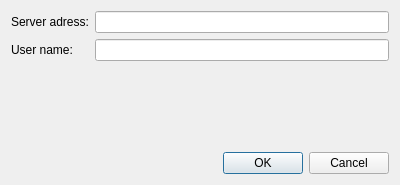
<?xml version="1.0" encoding="UTF-8"?>
<ui version="4.0">
 <class>LoginDialog</class>
 <widget class="QDialog" name="LoginDialog">
  <property name="windowModality">
   <enum>Qt::ApplicationModal</enum>
  </property>
  <property name="geometry">
   <rect>
    <x>0</x>
    <y>0</y>
    <width>400</width>
    <height>185</height>
   </rect>
  </property>
  <property name="windowTitle">
   <string>Login</string>
  </property>
  <property name="modal">
   <bool>true</bool>
  </property>
  <layout class="QGridLayout" name="gridLayout">
   <item row="0" column="1">
    <layout class="QVBoxLayout" name="verticalLayout">
     <item>
      <widget class="QLineEdit" name="inputServer">
       <property name="acceptDrops">
        <bool>true</bool>
       </property>
       <property name="text">
        <string/>
       </property>
      </widget>
     </item>
     <item>
      <widget class="QLineEdit" name="inputName"/>
     </item>
    </layout>
   </item>
   <item row="0" column="0">
    <layout class="QVBoxLayout" name="verticalLayout_2">
     <item>
      <widget class="QLabel" name="name">
       <property name="text">
        <string>Server adress:</string>
       </property>
      </widget>
     </item>
     <item>
      <widget class="QLabel" name="adress">
       <property name="text">
        <string>User name:</string>
       </property>
      </widget>
     </item>
    </layout>
   </item>
   <item row="3" column="1">
    <widget class="QDialogButtonBox" name="buttonBox">
     <property name="orientation">
      <enum>Qt::Horizontal</enum>
     </property>
     <property name="standardButtons">
      <set>QDialogButtonBox::Cancel|QDialogButtonBox::Ok</set>
     </property>
    </widget>
   </item>
   <item row="2" column="1">
    <widget class="QLabel" name="errorMessage">
     <property name="text">
      <string/>
     </property>
    </widget>
   </item>
  </layout>
 </widget>
 <resources/>
 <connections/>
</ui>
